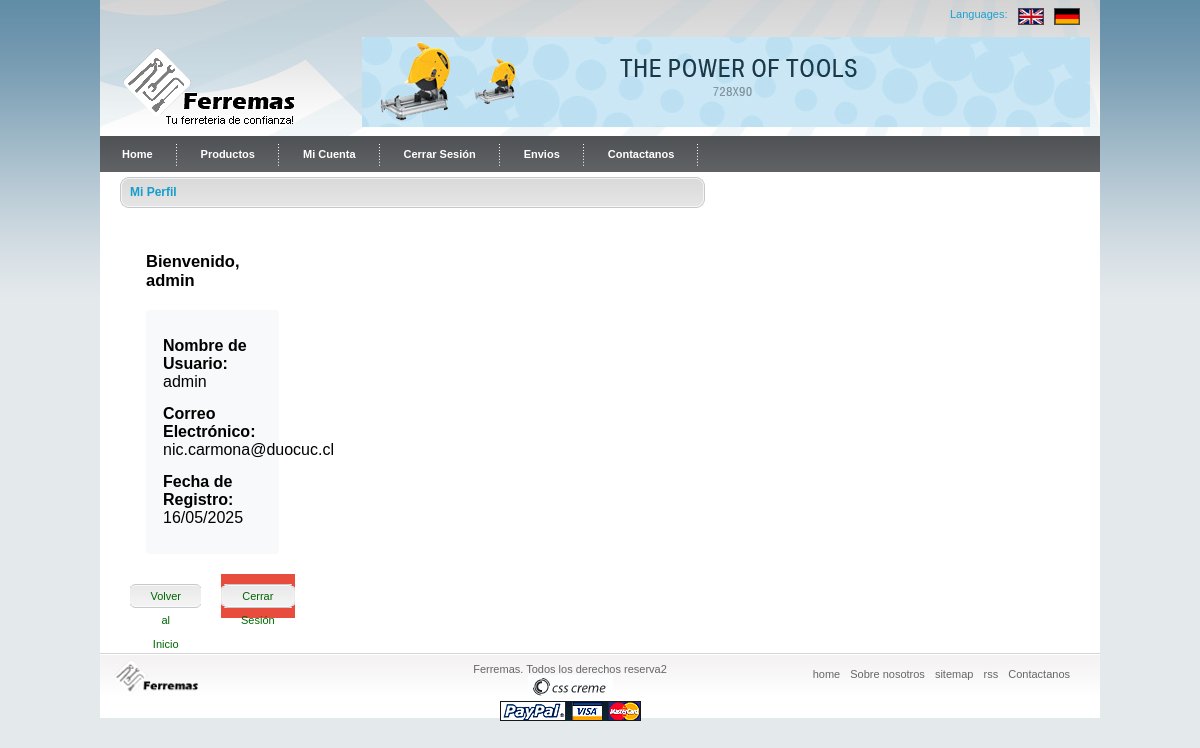
The page /profile/ (signed in) on the database its author committed.
### usuarios/models.py (models this page shows)
class Usuario(AbstractUser):
    ROL_CHOICES = [
        ('cliente', 'Cliente'),
        ('admin', 'Administrador'),
        ('vendedor', 'Vendedor'),
        ('bodeguero', 'Bodeguero'),
        ('contador', 'Contador'),
    ]
    rol = models.CharField(max_length=20, choices=ROL_CHOICES)

### core/views.py (the view)
# urls.py: path('profile/', views.profile, name='profile'),
@login_required
def profile(request):
    return render(request, 'profile.html')

### core/context_processors.py (called while the page is built)
def carrito_context(request):
    carrito = request.session.get('carrito', {})
    productos_dict = {str(p.id): p for p in Producto.objects.all()}
    total = 0
    total_productos = 0
    for pid, cantidad in carrito.items():
        prod = productos_dict.get(str(pid))
        if prod:
            total += prod.precio * cantidad
            total_productos += cantidad
    return {
        'carrito': carrito,
        'productos_dict': productos_dict,
        'total_carrito': total,
        'total_productos': total_productos,
    }

### core/templates/profile.html (shortened to what this page needs)
{% load static %}
<!DOCTYPE html>
<html xmlns="http://www.w3.org/1999/xhtml">
<head>
  <link rel="stylesheet" type="text/css" href="{% static 'css/style.css' %}" />
  <link rel="stylesheet" type="text/css" href="{% static 'css/forms.css' %}" />
</head>
<body>
  <div id="main_container">
      {% include "partials/header.html" %}
      {% include "partials/menu_tab.html" %}
    <div id="main_content">
      <div class="center_content">
        <div class="center_title_bar">Mi Perfil</div>
        <div class="prod_box">
          <div class="profile-info">
            <h2>Bienvenido, {{ user.username }}</h2>
            <div class="profile-details">
              <p><strong>Nombre de Usuario:</strong> {{ user.username }}</p>
              <p><strong>Correo Electrónico:</strong> {{ user.email }}</p>
              <p><strong>Fecha de Registro:</strong> {{ user.date_joined|date:"d/m/Y" }}</p>
            </div>
            <div class="profile-actions">
              <a href="{% url 'index' %}" class="prod_buy">Volver al Inicio</a>
              <a href="{% url 'logout' %}" class="prod_buy" style="background-color: #e74c3c;"
                onclick="return confirm('¿Estás seguro que deseas cerrar sesión?')">Cerrar Sesión</a>
            </div>
          </div>
        </div>
      </div>
    </div>
    <div class="footer">
      <div class="left_footer"> <img src="{% static 'images/footer_logo2.png' %}" alt="" width="89" height="42" />
      </div>
      <div class="center_footer">Ferremas. Todos los derechos reserva2<br />
        <a href="http://csscreme.com"><img src="{% static 'images/csscreme.jpg' %}" alt="csscreme" title="csscreme"
            border="0" /></a><br />
        <img src="{% static 'images/payment.gif' %}" alt="" />
      </div>
      <div class="right_footer"> <a href="#">home</a> <a href="#">Sobre nosotros</a> <a href="#">sitemap</a> <a
          href="#">rss</a> <a href="#">Contactanos</a> </div>
    </div>
  </div>
</body>
</html>

### core/static/css/style.css (style rules this page uses)
body { background:url('../images/bg.jpg') repeat-x #e4e9ec top; padding:0; font-family:Arial, Helvetica, sans-serif; font-size:11px; margin:0px auto auto auto; color:#000; }
p { padding:2px; margin:0px; }
#main_container { width:1000px; height:auto; margin:auto; padding:0px; background-color:#FFFFFF; }
#main_content { clear:both; }
.center_content { width:600px; float:left; padding:5px 10px 5px 15px; }
.center_title_bar { width:575px; height:31px; float:left; padding:0 0 0 10px; margin:0 0 0 5px; line-height:31px; font-size:12px; color:#159DCC; font-weight:bold; background:url('../images/bar_bg.gif') no-repeat center; }
.prod_box { width:173px; height:auto; float:left; padding:10px 10px 10px 11px; }
a.prod_buy { width:75px; height:24px; display:block; float:left; background:url('../images/link_bg.gif') no-repeat center; margin:2px 0 0 5px; text-align:center; line-height:24px; text-decoration:none; color: #006600; }
.footer { width:1000px; clear:both; height:65px; background:url('../images/footer_bg.gif') repeat-x top; }
.left_footer { float:left; width:300px; padding:5px 0 0 10px; }
.right_footer { float:right; padding:15px 30px 0 0; }
.right_footer a { padding:0 0 0 7px; text-decoration:none; color: #666666; }
.center_footer { float:left; width:200px; text-align:center; color:#666666; padding:10px 0 0 60px; }

### core/static/css/forms.css (style rules this page uses)
.profile-actions { margin-top: 20px; display: flex; gap: 10px; justify-content: center; }
.profile-actions .prod_buy { padding: 10px 20px; text-decoration: none; display: inline-block; margin: 0 5px; }
.profile-info { padding: 20px; }
.profile-details { margin: 20px 0; padding: 15px; background-color: #f8f9fa; border-radius: 4px; }
.profile-details p { margin: 10px 0; font-size: 16px; }

### rows shown on the page
Usuario: username "admin", email "nic.carmona@duocuc.cl", date_joined "16/05/2025"
